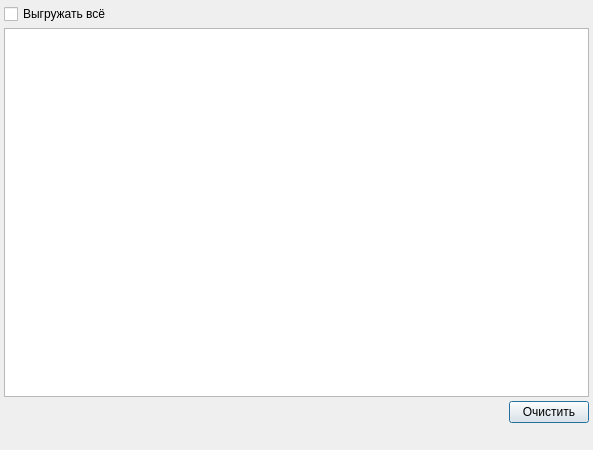
<?xml version="1.0" encoding="UTF-8"?>
<ui version="4.0">
 <class>ExportRbResult_Wizard_1</class>
 <widget class="QDialog" name="ExportRbResult_Wizard_1">
  <property name="windowModality">
   <enum>Qt::NonModal</enum>
  </property>
  <property name="geometry">
   <rect>
    <x>0</x>
    <y>0</y>
    <width>593</width>
    <height>450</height>
   </rect>
  </property>
  <property name="windowTitle">
   <string>Список записей</string>
  </property>
  <layout class="QGridLayout">
   <property name="margin">
    <number>4</number>
   </property>
   <property name="spacing">
    <number>4</number>
   </property>
   <item row="2" column="0">
    <widget class="QSplitter" name="splitterTree">
     <property name="orientation">
      <enum>Qt::Horizontal</enum>
     </property>
     <widget class="CTableView" name="tblItems">
      <property name="whatsThis">
       <string comment="ура!">список записей</string>
      </property>
      <property name="tabKeyNavigation">
       <bool>false</bool>
      </property>
      <property name="alternatingRowColors">
       <bool>true</bool>
      </property>
     </widget>
    </widget>
   </item>
   <item row="3" column="0">
    <layout class="QHBoxLayout">
     <property name="spacing">
      <number>6</number>
     </property>
     <property name="margin">
      <number>0</number>
     </property>
     <item>
      <spacer>
       <property name="orientation">
        <enum>Qt::Horizontal</enum>
       </property>
       <property name="sizeHint" stdset="0">
        <size>
         <width>40</width>
         <height>20</height>
        </size>
       </property>
      </spacer>
     </item>
     <item>
      <widget class="QPushButton" name="btnClearSelection">
       <property name="text">
        <string>Очистить</string>
       </property>
      </widget>
     </item>
    </layout>
   </item>
   <item row="4" column="0">
    <widget class="QStatusBar" name="statusBar">
     <property name="sizePolicy">
      <sizepolicy hsizetype="Preferred" vsizetype="Fixed">
       <horstretch>0</horstretch>
       <verstretch>0</verstretch>
      </sizepolicy>
     </property>
     <property name="toolTip">
      <string>A status bar</string>
     </property>
     <property name="whatsThis">
      <string>A status bar.</string>
     </property>
     <property name="sizeGripEnabled">
      <bool>false</bool>
     </property>
    </widget>
   </item>
   <item row="0" column="0">
    <layout class="QHBoxLayout">
     <item>
      <widget class="QCheckBox" name="chkExportAll">
       <property name="text">
        <string>Выгружать всё</string>
       </property>
      </widget>
     </item>
     <item>
      <spacer>
       <property name="orientation">
        <enum>Qt::Horizontal</enum>
       </property>
       <property name="sizeHint" stdset="0">
        <size>
         <width>40</width>
         <height>20</height>
        </size>
       </property>
      </spacer>
     </item>
    </layout>
   </item>
  </layout>
 </widget>
 <customwidgets>
  <customwidget>
   <class>CTableView</class>
   <extends>QTableView</extends>
   <header>library/TableView.h</header>
  </customwidget>
 </customwidgets>
 <tabstops>
  <tabstop>tblItems</tabstop>
 </tabstops>
 <resources/>
 <connections/>
</ui>
